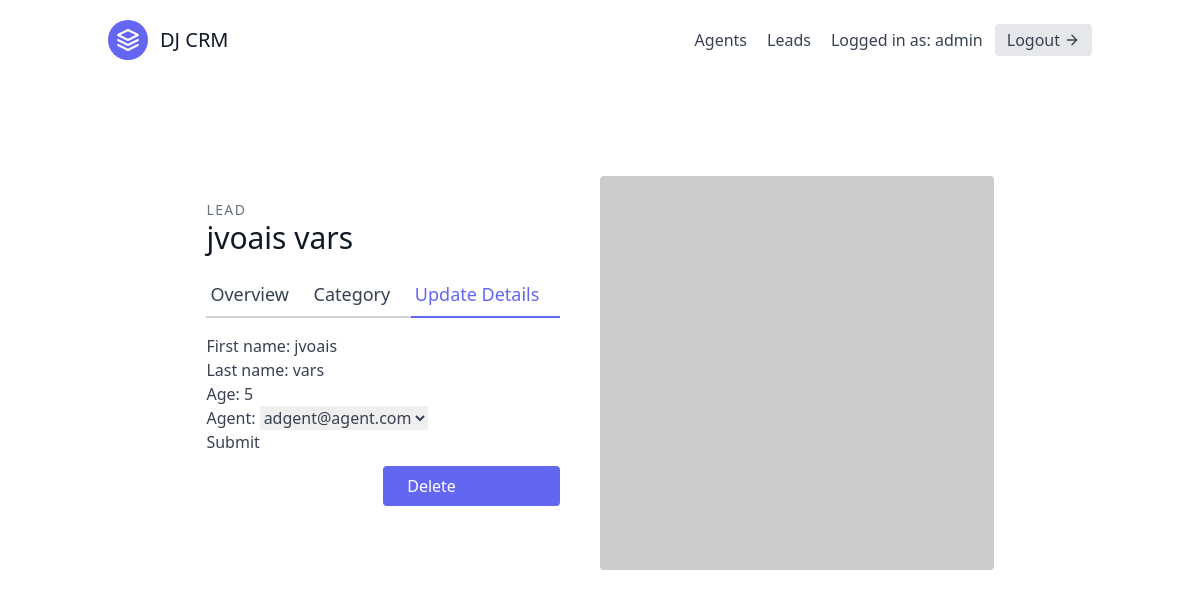
The page /leads/2/update/ (signed in) on the database its author committed.
### leads/models.py (models this page shows, shortened)
class User(AbstractUser):
    is_organisor = models.BooleanField(default=True)
    is_agent = models.BooleanField(default=False)

class Lead(models.Model):
    first_name = models.CharField(max_length=20)
    last_name = models.CharField(max_length=20)
    age = models.IntegerField(default=0)
    organisation = models.ForeignKey(UserProfile, on_delete=models.CASCADE)
    agent = models.ForeignKey("Agent", null=True, blank=True, on_delete=models.SET_NULL)
    category = models.ForeignKey("Category", related_name="leads", null=True, blank=True, on_delete=models.SET_NULL)

### leads/views.py (the view, shortened to what this page needs)
# urls.py: path('<int:pk>/update/', LeadUpdateView.as_view(), name='lead-update'),
class LeadUpdateView(OrganisorAndLoginRequiredMixin, generic.UpdateView):
    template_name = "leads/lead_update.html"
    form_class = LeadModelForm
    def get_queryset(self):
        user = self.request.user
        return Lead.objects.filter(organisation=user.userprofile)

### leads/forms.py
class LeadModelForm(forms.ModelForm):
    class Meta:
        model = Lead
        fields = (
            'first_name',
            'last_name',
            'age',
            'agent',
        )

### agents/mixins.py (called while the page is built)
    def dispatch(self, request, *args, **kwargs):
        if not request.user.is_authenticated or not request.user.is_organisor:
            return redirect('leads:lead-list')
        return super().dispatch(request, *args, **kwargs)

### leads/models.py (called while the page is built)
    def __str__(self):
        return self.user.email

### leads/templates/leads/lead_update.html (shortened to what this page needs)
{% extends "_base.html" %}
{% block content %}
<section class="text-gray-700 body-font overflow-hidden">
    <div class="container px-5 py-24 mx-auto">
      <div class="lg:w-4/5 mx-auto flex flex-wrap">
        <div class="lg:w-1/2 w-full lg:pr-10 lg:py-6 mb-6 lg:mb-0">
            <h2 class="text-sm title-font text-gray-500 tracking-widest">LEAD</h2>
            <h1 class="text-gray-900 text-3xl title-font font-medium mb-4">{{ lead.first_name }} {{ lead.last_name }}</h1>
            <div class="flex mb-4">
                <a href="{% url 'leads:lead-detail' lead.pk %}" class="flex-grow border-b-2 border-gray-300 py-2 text-lg px-1">
                    Overview
                </a>
                <a href="{% url 'leads:lead-category-update' lead.pk %}" class="flex-grow border-b-2 border-gray-300 py-2 text-lg px-1">
                    Category
                </a>
                <a href="{% url 'leads:lead-update' lead.pk %}" class="flex-grow text-indigo-500 border-b-2 border-indigo-500 py-2 text-lg px-1">
                    Update Details
                </a>
            </div>
            <form form method="post">
                {{ form.as_p }}
                <button type="submit">Submit</button>
            </form>
            <a href="{% url 'leads:lead-delete' lead.pk %}" class="w-1/2 mt-3 flex ml-auto text-white bg-indigo-500 border-0 py-2 px-6 focus:outline-none hover:bg-indigo-600 rounded">
                Delete
            </a>
        </div>
        <img alt="ecommerce" class="lg:w-1/2 w-full lg:h-auto h-64 object-cover object-center rounded" src="https://dummyimage.com/400x400">
      </div>
    </div>
  </section>
{% endblock content %}

### templates/navbar.html (shortened to what this page needs)
<header class="text-gray-700 body-font">
  <div class="container mx-auto flex flex-wrap p-5 flex-col md:flex-row items-center">
    <a class="flex title-font font-medium items-center text-gray-900 mb-4 md:mb-0">
      <svg xmlns="http://www.w3.org/2000/svg" fill="none" stroke="currentColor" stroke-linecap="round" stroke-linejoin="round" stroke-width="2" class="w-10 h-10 text-white p-2 bg-indigo-500 rounded-full" viewBox="0 0 24 24">
        <path d="M12 2L2 7l10 5 10-5-10-5zM2 17l10 5 10-5M2 12l10 5 10-5"></path>
      </svg>
      <span class="ml-3 text-xl">DJ CRM</span>
    </a>
    <nav class="md:ml-auto flex flex-wrap items-center text-base justify-center">
      {% if not request.user.is_authenticated %}
        <a href="{% url 'signup' %}" class="mr-5 hover:text-gray-900">Signup</a>
      {% else %}
          {% if request.user.is_organisor %}
              <a href="{% url 'agents:agent-list' %}" class="mr-5 hover:text-gray-900">Agents</a>
          {% endif %}
        <a href="{% url 'leads:lead-list' %}" class="mr-5 hover:text-gray-900">Leads</a>
      {% endif %}
    </nav>
    {% if request.user.is_authenticated %}
      Logged in as: {{ request.user.username }}
      <a href="{% url 'logout' %}" class="ml-3 inline-flex items-center bg-gray-200 border-0 py-1 px-3 focus:outline-none hover:bg-gray-300 rounded text-base mt-4 md:mt-0">
        Logout
          <svg fill="none" stroke="currentColor" stroke-linecap="round" stroke-linejoin="round" stroke-width="2" class="w-4 h-4 ml-1" viewBox="0 0 24 24">
              <path d="M5 12h14M12 5l7 7-7 7"></path>
          </svg>
      </a>
    {% endif %}
  </div>
</header>

### rows shown on the page
User: user.username "admin"
Lead: first_name "jvoais", last_name "vars", age "5", agent "adgent@agent.com"
